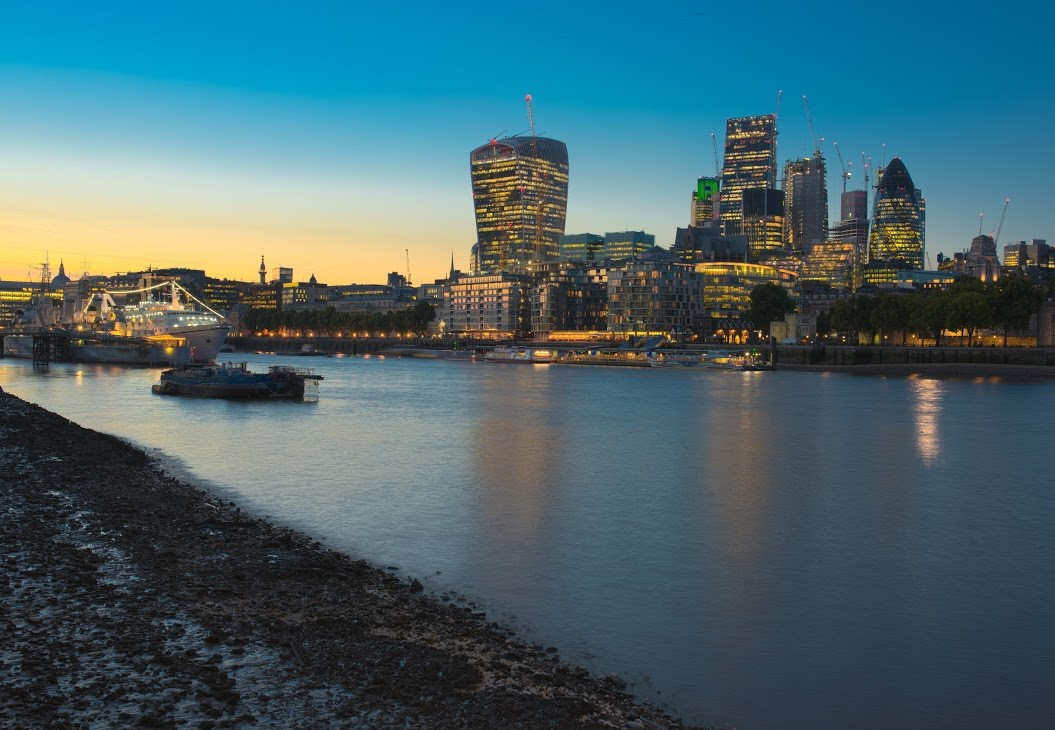
#> input picture week6/examples/london.jpg, 1055 x 730 px
$ python week6_example3.py
#> lines starting #> are read from the running program, lines starting #| are printed output that depends on the picture
# Week6, Example3

from PIL import Image

myimage = Image.open("london.jpg")
#> myimage is the input picture: PIL image 1055x730 RGB; mean R, G, B 71.4, 101.1, 109
flipped_image = myimage.transpose(Image.FLIP_LEFT_RIGHT)
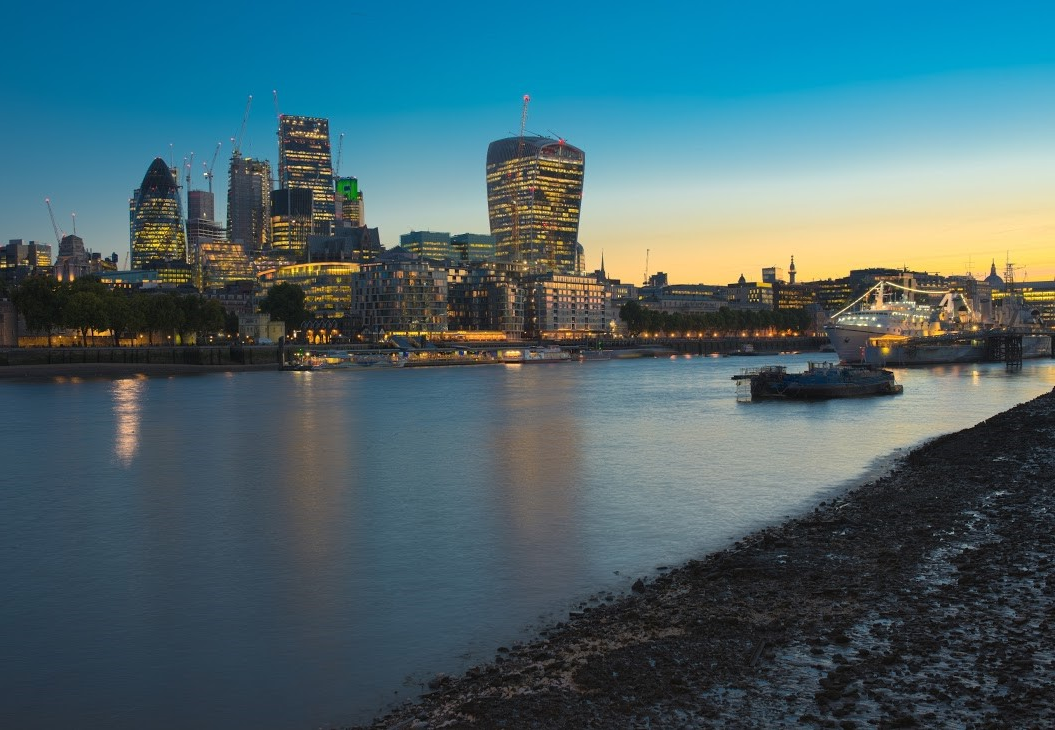
#> flipped_image: PIL image 1055x730 RGB; mean R, G, B 71.4, 101.1, 109
flipped_image.show()
